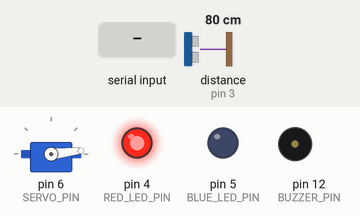
Recording of a sketch running on a simulated Arduino Uno, built with avr-gcc and run on an emulated ATmega328P. Shown: servo, output pins drawn as LEDs (lit = HIGH), buzzer (waves = sounding, pin HIGH). Wiring (inferred from the names in the program): ultrasonic range finder: trigger pin 2; echo pin 3. Inputs (shaded band) come from the test bench; at power-on: distance to the obstacle (sensor on pin 3) 80 cm. The echo pulse lasts 58.3 µs per cm; pins used as bus, display or sensor lines are not drawn; what the sketch prints to the serial monitor is not drawn.

Above: at 1.7 s.
1.8 s: "2" received over Serial
At 1.89 s:
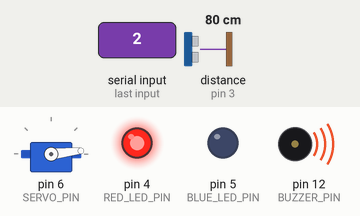
4.8 s: "1" received over Serial
At 5.56 s:
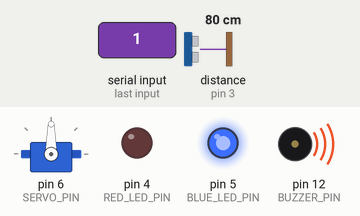
7.8 s: "2" received over Serial
At 7.89 s:
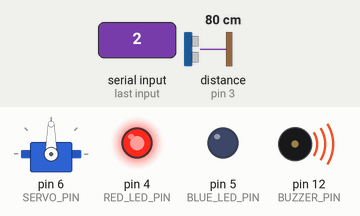
10.8 s: "0" received over Serial
At 11.9 s:
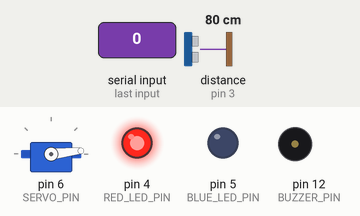
Timing chart, 0 to 13.3 s (numbered marks = the images above; inputs shaded):
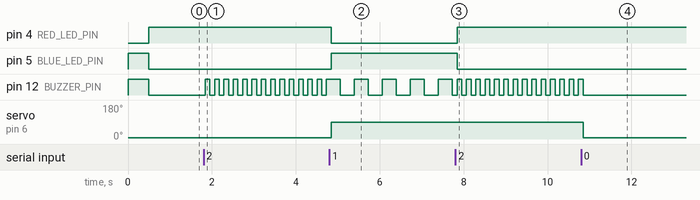

Measured:
- after the input at 1.8 s, pin 12 (BUZZER_PIN): alternates HIGH for 0.11 s and LOW for 0.11 s, starting at once
- after the input at 4.8 s, pin 4 (RED_LED_PIN): HIGH → LOW at once; pin 5 (BLUE_LED_PIN): LOW → HIGH at once; pin 12 (BUZZER_PIN): alternates HIGH for 0.33 s and LOW for 0.33 s, starting after 0.26 s; servo on pin 6 (SERVO_PIN): 6° → 90° at once
- after the input at 7.8 s, pin 4 (RED_LED_PIN): LOW → HIGH at once; pin 5 (BLUE_LED_PIN): HIGH → LOW at once; pin 12 (BUZZER_PIN): alternates HIGH for 0.11 s and LOW for 0.11 s, starting at once
- after the input at 10.8 s, pin 12 (BUZZER_PIN): goes on until 10.8 s, then stays LOW; servo on pin 6 (SERVO_PIN): 90° → 6° after 0.05 s

The sketch:

gate.ino
```cpp
#include <Servo.h>

// Code 1
Servo barrierServo;

// Code 3
#define TRIGGER_PIN 2
#define ECHO_PIN 3
#define RED_LED_PIN 4
#define BLUE_LED_PIN 5
#define SERVO_PIN 6
#define GND_PIN_1 7
#define GND_PIN_2 8
#define BUZZER_PIN 12

// Code 2
bool gateOpen = false;
unsigned long lastBuzzTime = 0;
const unsigned long buzzInterval = 300;           // Normal buzzer interval
const unsigned long aggressiveBuzzInterval = 100; // Faster for unauthorized
bool buzzerState = false;
bool aggressiveBuzzer = false;
unsigned long aggressiveBuzzerStart = 0;
const unsigned long aggressiveBuzzerDuration = 5000; // 5 seconds for aggressive buzzer

void initializeSerial()
{
  Serial.begin(9600);
}

void initializeUltrasonic()
{
  pinMode(TRIGGER_PIN, OUTPUT);
  pinMode(ECHO_PIN, INPUT);
}

// Code 4
void testIndicators()
{
  digitalWrite(BLUE_LED_PIN, HIGH);
  digitalWrite(BUZZER_PIN, HIGH);
  delay(500);
  digitalWrite(BLUE_LED_PIN, LOW);
  digitalWrite(BUZZER_PIN, LOW);
  digitalWrite(RED_LED_PIN, HIGH);
}

// Code 5
void handleSerialCommands()
{
  if (Serial.available())
  {
    char cmd = Serial.read();
    if (cmd == '1')
    {
      openGate();
      aggressiveBuzzer = false; // Disable aggressive buzzer when gate opens
    }
    else if (cmd == '0')
    {
      closeGate();
      aggressiveBuzzer = false; // Disable aggressive buzzer when gate closes
    }
    else if (cmd == '2')
    {
      aggressiveBuzzer = true;          // Enable aggressive buzzer
      aggressiveBuzzerStart = millis(); // Start timing
      digitalWrite(RED_LED_PIN, HIGH);  // Keep red LED on for alert
      digitalWrite(BLUE_LED_PIN, LOW);
    }
  }
}

// Code 6
float measureDistance()
{
  digitalWrite(TRIGGER_PIN, LOW);
  delayMicroseconds(2);
  digitalWrite(TRIGGER_PIN, HIGH);
  delayMicroseconds(10);
  digitalWrite(TRIGGER_PIN, LOW);
  long duration = pulseIn(ECHO_PIN, HIGH);
  return (duration * 0.0343) / 2.0;
}

// Code 8
void setGatePosition(int angle)
{
  barrierServo.write(angle);
}

void openGate()
{
  setGatePosition(90);
  gateOpen = true;
  digitalWrite(BLUE_LED_PIN, HIGH);
  digitalWrite(RED_LED_PIN, LOW);
}

void closeGate()
{
  setGatePosition(6);
  gateOpen = false;
  digitalWrite(BLUE_LED_PIN, LOW);
  digitalWrite(RED_LED_PIN, HIGH);
  digitalWrite(BUZZER_PIN, LOW);
}

// Code 10
void handleBuzzer()
{
  unsigned long currentMillis = millis();

  if (aggressiveBuzzer && (currentMillis - aggressiveBuzzerStart < aggressiveBuzzerDuration))
  {
    // Aggressive buzzer pattern: rapid pulsing
    if (currentMillis - lastBuzzTime >= aggressiveBuzzInterval)
    {
      buzzerState = !buzzerState;
      digitalWrite(BUZZER_PIN, buzzerState);
      lastBuzzTime = currentMillis;
    }
  }
  else if (gateOpen)
  {
    // Normal buzzer pattern when gate is open
    if (currentMillis - lastBuzzTime >= buzzInterval)
    {
      buzzerState = !buzzerState;
      digitalWrite(BUZZER_PIN, buzzerState);
      lastBuzzTime = currentMillis;
    }
  }
  else
  {
    // Ensure buzzer is off when gate is closed and aggressive mode is done
    aggressiveBuzzer = false;
    digitalWrite(BUZZER_PIN, LOW);
  }
}

// Additional setup functions
void initializeLEDs()
{
  pinMode(RED_LED_PIN, OUTPUT);
  pinMode(BLUE_LED_PIN, OUTPUT);
}

void initializeBuzzer()
{
  pinMode(BUZZER_PIN, OUTPUT);
}

void initializeHardcodedGrounds()
{
  pinMode(GND_PIN_1, OUTPUT);
  pinMode(GND_PIN_2, OUTPUT);
  digitalWrite(GND_PIN_1, LOW);
  digitalWrite(GND_PIN_2, LOW);
}

void initializeServo()
{
  barrierServo.attach(SERVO_PIN);
  setGatePosition(6);
}

void setup()
{
  initializeSerial();
  initializeUltrasonic();
  initializeLEDs();
  initializeBuzzer();
  initializeHardcodedGrounds();
  initializeServo();
  testIndicators();
}

void loop()
{
  float distance = measureDistance();
  Serial.println(distance);
  handleSerialCommands();
  handleBuzzer();
  delay(50);
}
```
